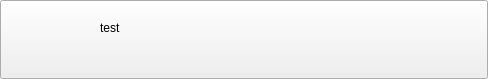
<?xml version="1.0" encoding="UTF-8"?>
<ui version="4.0">
 <class>ProjectButton</class>
 <widget class="QPushButton" name="ProjectButton">
  <property name="geometry">
   <rect>
    <x>0</x>
    <y>0</y>
    <width>488</width>
    <height>79</height>
   </rect>
  </property>
  <widget class="QLabel" name="label">
   <property name="geometry">
    <rect>
     <x>100</x>
     <y>20</y>
     <width>58</width>
     <height>15</height>
    </rect>
   </property>
   <property name="text">
    <string>test</string>
   </property>
  </widget>
 </widget>
 <resources/>
 <connections/>
</ui>
